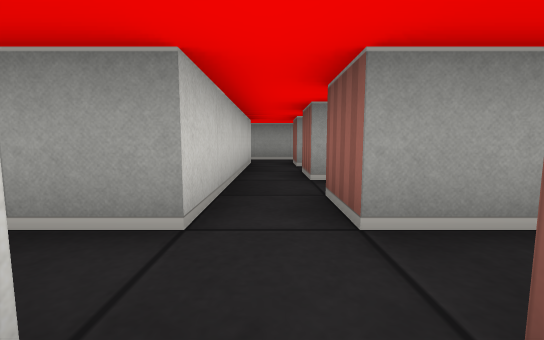
[1] (above)

16 first-person views from a walk through a cub3D maze. The camera is about half as high as the walls, tilts 6° down and sees 90° across. The floor is counted in squares. Each view is taken from the middle of a square. On the plan, view 1 faces up. The plan holds only what a view shows up to about 9 squares ahead; the rest is blank.

[2]
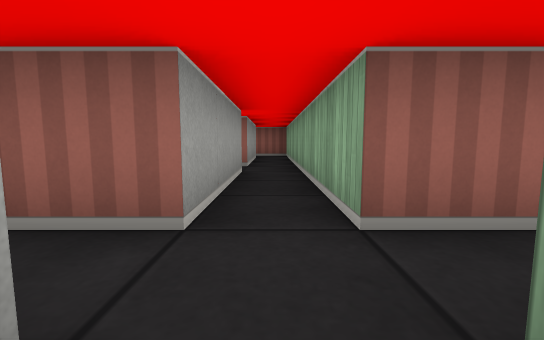

[3]
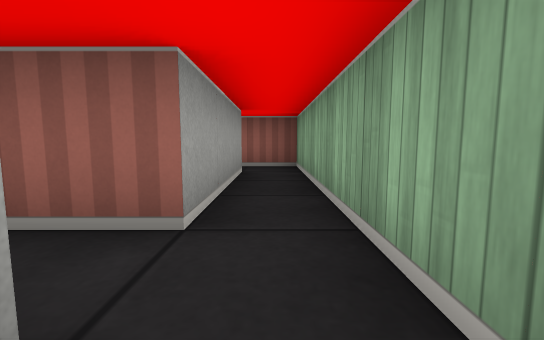

[4]
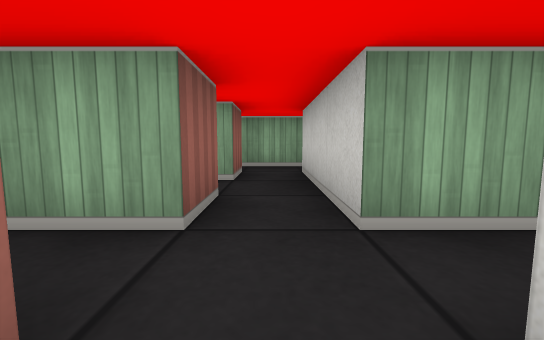

[5]
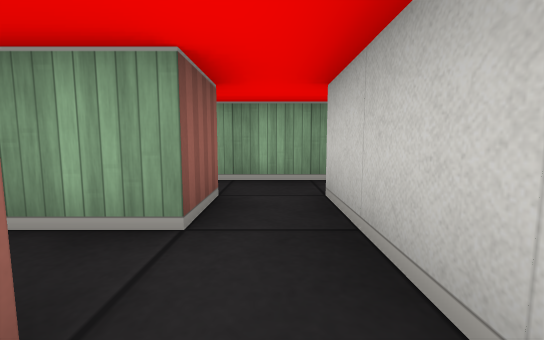

[6]
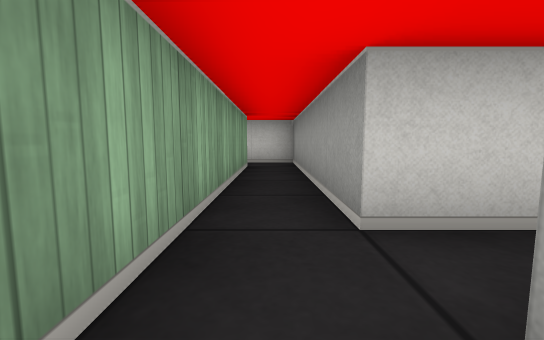

[7]
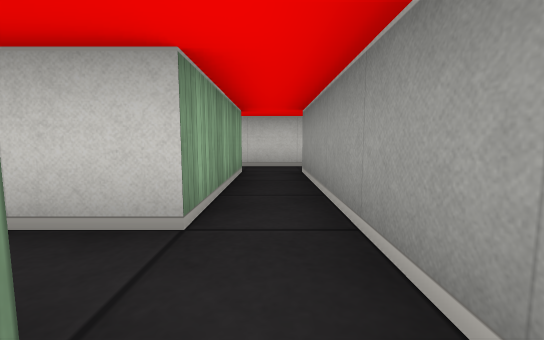

[8]
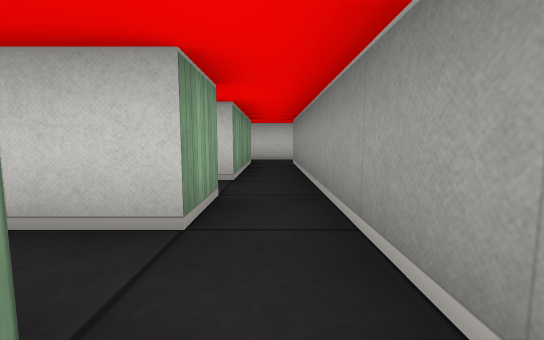

[9]
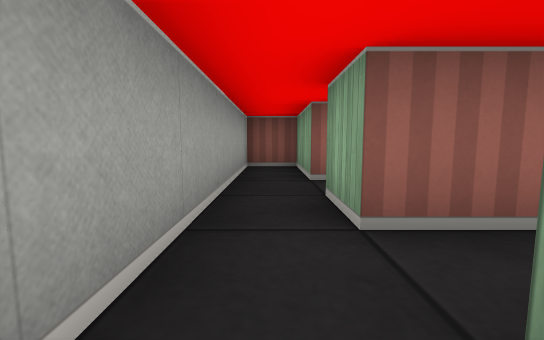

[10]
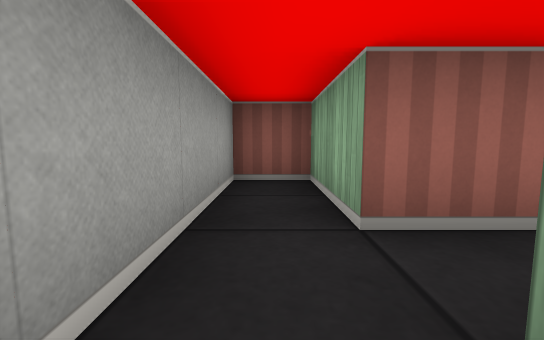

[11]
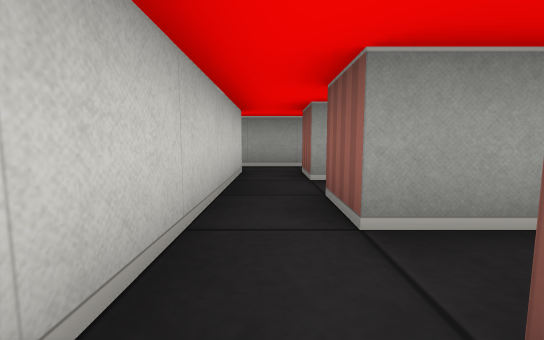

[12]
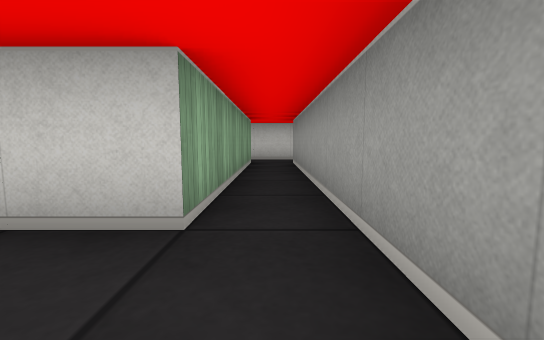

[13]
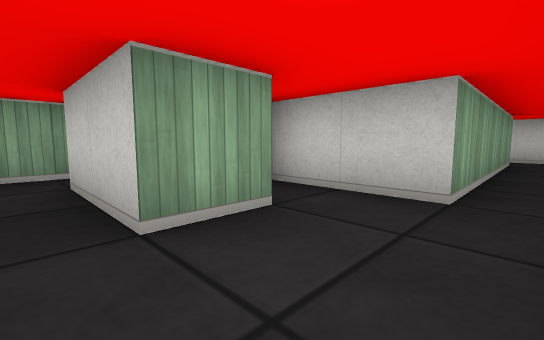

[14]
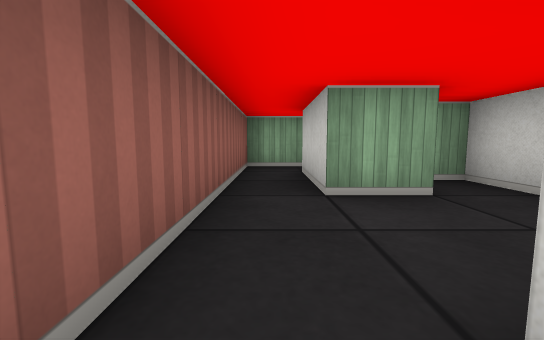

[15]
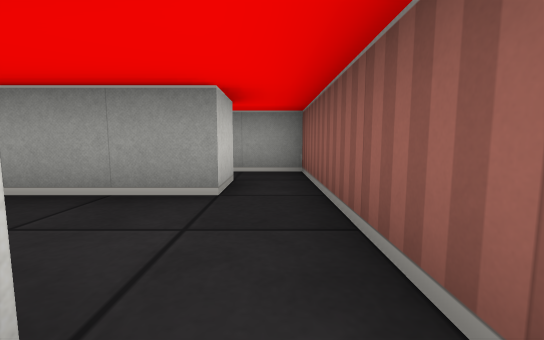

[16]
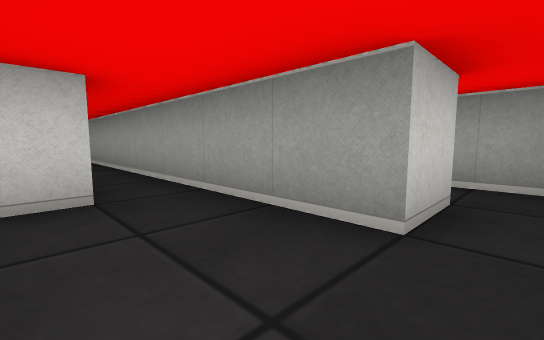

### Floor plan
Ten units are one square. View 1 is at (0, 0); x grows to the right and y downward. Boxes are objects, and circles mark ways between rooms. Rooms are numbered by the first view taken in them; rooms with no view inside come last. Other rooms are left out.
<svg viewBox="-60 -80 150 121">
<path fill="none" stroke="#000" d="M-5 -15 -15 -15M5 5 5 -5 85 -5 85 -15M-16 -5 -5 -5 -5 5M35 -15 5 -15M75 -15 45 -15M16 -35 5 -35M5 -15 5 -25M-5 -35 -5 -15M45 -15 45 -25M-5 25 -55 25 -55 36M-45 35 8 35M45 15 55 15 55 25M65 26 65 15 85 15 85 5 45 5M5 25 5 15 35 15 35 25M-5 5 -5 25M45 5 5 5M45 26 45 15M64 -35 75 -35 75 -15M75 -55 5 -55M5 -35 5 -45 55 -45 55 -25 60 -25M85 -15 85 -55M-5 -55 -5 -35M-5 -65 -5 -55M6 -75 -6 -75M5 -55 5 -65M75 -66 75 -55M85 -55 85 -75 72 -75"/>
<circle cx="0" cy="-20" r="3" fill="#2a7"/>
<circle cx="40" cy="-20" r="3" fill="#2a7"/>
<circle cx="0" cy="0" r="3" fill="#2a7"/>
<circle cx="80" cy="-25" r="3" fill="#2a7"/>
<circle cx="0" cy="-40" r="3" fill="#2a7"/>
<circle cx="0" cy="20" r="3" fill="#2a7"/>
<circle cx="50" cy="10" r="3" fill="#2a7"/>
<circle cx="0" cy="-60" r="3" fill="#2a7"/>
<circle cx="80" cy="-60" r="3" fill="#2a7"/>
<text x="0" y="-10">1</text>
<text x="20" y="-30">2</text>
<text x="-20" y="30">3</text>
<text x="60" y="10">4</text>
<text x="20" y="10">5</text>
<text x="50" y="-50">6</text>
<text x="-30" y="-70">7</text>
</svg>
Room 1 opens to room 2. Room 1 opens to room 5. Room 1 opens to room 6. Room 2 opens to room 6. Room 3 opens to room 5. Room 4 opens to room 5. Room 6 opens to room 7.

Where each view was taken, in squares from view 1:
view 1: 0 up, 0 right, facing up
view 2: 1 up, 1 left, facing right
view 3: 1 up, 3 right, facing right
view 4: 2 up, 0 right, facing down
view 5: 0 up, 0 right, facing down
view 6: 3 down, 1 right, facing left
view 7: 1 down, 5 right, facing left
view 8: 1 down, 7 right, facing left
view 9: 1 down, 3 right, facing right
view 10: 1 down, 5 right, facing right
view 11: 2 up, 0 right, facing up
view 12: 5 up, 7 right, facing left
view 13: 5 up, 8 right, facing down-left
view 14: 6 up, 8 right, facing down
view 15: 3 up, 8 right, facing up
view 16: 4 up, 8 right, facing up-left
